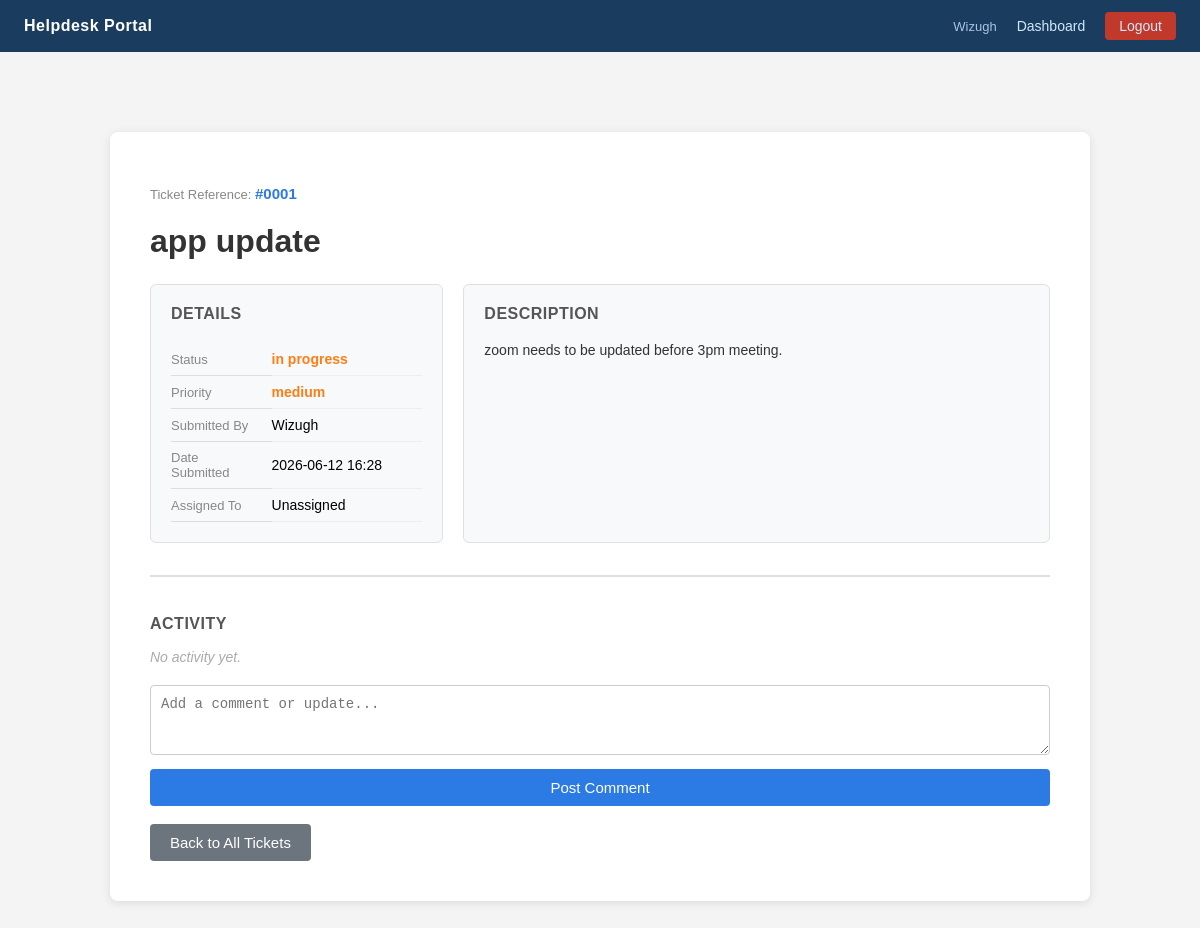
Page /ticket/1 (signed in) on the earlier database version.
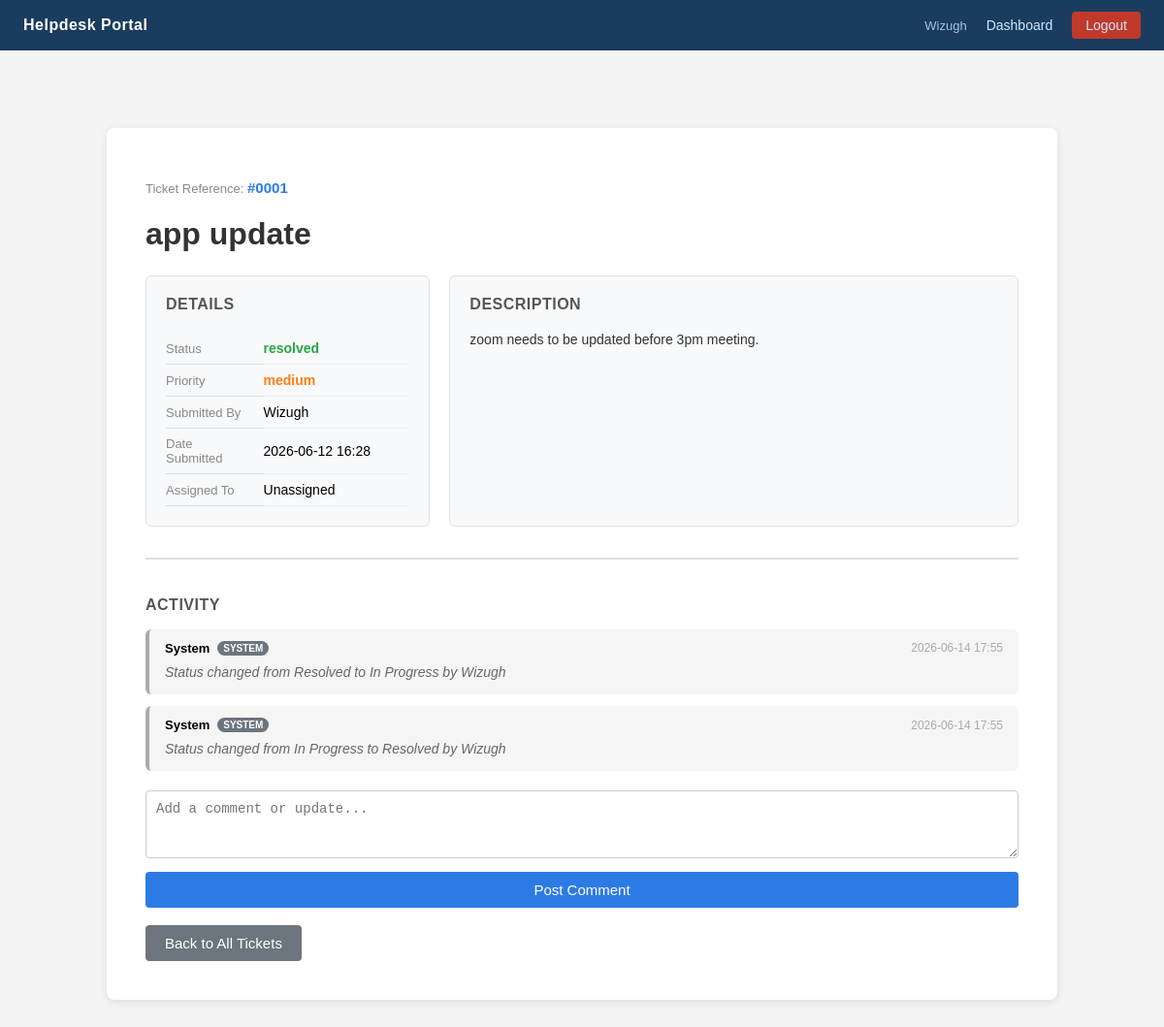
Same page on the later database version.
### tables this page shows
CREATE TABLE tickets (
            id INTEGER PRIMARY KEY AUTOINCREMENT,
            title TEXT NOT NULL,
            description TEXT NOT NULL,
            priority TEXT NOT NULL DEFAULT 'low',
            status TEXT NOT NULL DEFAULT 'open',
            created_by TEXT NOT NULL,
            date TEXT NOT NULL
        , assigned_to TEXT DEFAULT NULL);

CREATE TABLE comments (
            id INTEGER PRIMARY KEY AUTOINCREMENT,
            ticket_id INTEGER NOT NULL,
            author TEXT NOT NULL,
            body TEXT NOT NULL,
            date TEXT NOT NULL,
            FOREIGN KEY (ticket_id) REFERENCES tickets(id)
        );

### app.py (the view)
@app.route('/ticket/<int:ticket_id>')
def ticket_detail(ticket_id):
    if 'user' not in session:
        return redirect(url_for('login'))
    conn = get_db()
    ticket = conn.execute(
        'SELECT * FROM tickets WHERE id = ?', (ticket_id,)
    ).fetchone()
    if ticket is None:
        conn.close()
        return 'Ticket not found', 404
    if session['role'] != 'admin' and ticket['created_by'] != session['user']:
        conn.close()
        return 'Access denied', 403
    comments = conn.execute(
        'SELECT * FROM comments WHERE ticket_id = ? ORDER BY date ASC',
        (ticket_id,)
    ).fetchall()
    conn.close()
    return render_template('ticket_detail.html', ticket=ticket, comments=comments)

### app.py (called while the page is built)
def get_db():
    conn = sqlite3.connect(DB_PATH)
    conn.row_factory = sqlite3.Row
    conn.execute("PRAGMA foreign_keys = ON")
    return conn

### templates/ticket_detail.html (shortened to what this page needs)
{% extends 'base.html' %}
{% block content %}
<div class="container wide">
    <p class="ticket-ref">Ticket Reference: <strong>#{{ '%04d'|format(ticket['id']) }}</strong></p>
    <h1>{{ ticket['title'] }}</h1>
    <div class="detail-grid">
        <div class="detail-card">
            <h2>Details</h2>
            <table class="detail-table">
                <tr>
                    <th>Status</th>
                    <td class="status-{{ ticket['status'].replace(' ', '-') }}">{{ ticket['status'] }}</td>
                </tr>
                <tr>
                    <th>Priority</th>
                    <td class="priority-{{ ticket['priority'] }}">{{ ticket['priority'] }}</td>
                </tr>
                <tr>
                    <th>Submitted By</th>
                    <td>{{ ticket['created_by'] }}</td>
                </tr>
                <tr>
                    <th>Date Submitted</th>
                    <td>{{ ticket['date'] }}</td>
                </tr>
                <tr>
                    <th>Assigned To</th>
                    <td>{{ ticket['assigned_to'] or 'Unassigned' }}</td>
                </tr>
            </table>
        </div>
        <div class="detail-card">
            <h2>Description</h2>
            <p class="description-box">{{ ticket['description'] }}</p>
        </div>
    </div>
    <div class="comments-section">
        <h2>Activity</h2>
        {% if comments %}
            {% for comment in comments %}
            {% if comment['author'] == 'System' %}
                {% set bubble_class = 'comment-system' %}
            {% elif comment['author'] == ticket['created_by'] %}
                {% set bubble_class = 'comment-user' %}
            {% else %}
                {% set bubble_class = 'comment-agent' %}
            {% endif %}
            <div class="comment-bubble {{ bubble_class }}">
                <div class="comment-meta">
                    <strong>{{ comment['author'] }}</strong>
                    {% if comment['author'] == 'System' %}
                        <span class="system-badge">System</span>
                    {% elif comment['author'] != ticket['created_by'] %}
                        <span class="agent-badge">Agent</span>
                    {% endif %}
                    <span class="comment-date">{{ comment['date'] }}</span>
                </div>
                <p class="comment-body">{{ comment['body'] }}</p>
            </div>
            {% endfor %}
        {% else %}
            <p class="no-comments">No activity yet.</p>
        {% endif %}
        {% if ticket['status'] != 'closed' %}
        <form method="POST" action="/ticket/{{ ticket['id'] }}/comment" class="comment-form">
            <textarea name="body" rows="3" placeholder="Add a comment or update..." required></textarea>
            <button type="submit" class="btn">Post Comment</button>
        </form>
        {% else %}
        <p class="ticket-closed-notice">This ticket is closed. No further replies can be added.</p>
        {% endif %}
    </div>
    <br>
    {% if session['role'] == 'admin' %}
        <a href="/admin/tickets" class="btn-secondary">Back to All Tickets</a>
    {% else %}
        <a href="/mytickets" class="btn-secondary">Back to My Tickets</a>
    {% endif %}
</div>
{% endblock %}

### templates/base.html (shortened to what this page needs)
<!DOCTYPE html>
<html>
<head>
    <link rel="stylesheet" href="{{ url_for('static', filename='style.css') }}">
</head>
<body>
    {% if session.get('user') %}
    <nav class="topnav">
        <span class="topnav-brand">Helpdesk Portal</span>
        <div class="topnav-right">
            <span class="topnav-user">{{ session['user'] }}</span>
            {% if session['role'] == 'admin' %}
                <a href="/admin">Dashboard</a>
            {% else %}
                <a href="/dashboard">Dashboard</a>
            {% endif %}
            <a href="/logout" class="topnav-logout">Logout</a>
        </div>
    </nav>
    {% endif %}
    {% block content %}{% endblock %}
</body>
</html>

### static/style.css (style rules this page uses)
body { font-family: Arial, sans-serif; background-color: #f4f4f4; margin: 0; padding: 0; }
.container { max-width: 500px; margin: 80px auto; background: white; padding: 40px; border-radius: 8px; box-shadow: 0 2px 10px rgba(0,0,0,0.1); }
.container.wide { max-width: 900px; }
.topnav { background-color: #1a3c5e; color: white; padding: 0 24px; height: 52px; display: flex; align-items: center; justify-content: space-between; }
.topnav-brand { font-weight: bold; font-size: 16px; letter-spacing: 0.5px; }
.topnav-right { display: flex; align-items: center; gap: 20px; }
.topnav-user { font-size: 13px; color: #a8c4e0; }
.topnav a { color: #d0e8ff; text-decoration: none; font-size: 14px; }
.topnav-logout { background-color: #c0392b; padding: 6px 14px; border-radius: 4px; font-size: 13px; }
h1 { margin-bottom: 24px; color: #333; }
a { color: #2c7be5; }
textarea { width: 100%; padding: 10px; margin-bottom: 16px; border: 1px solid #ccc; border-radius: 4px; font-size: 14px; box-sizing: border-box; resize: vertical; }
button { width: 100%; padding: 10px; background-color: #2c7be5; color: white; border: none; border-radius: 4px; font-size: 16px; cursor: pointer; }
.btn { display: inline-block; padding: 10px 20px; background-color: #2c7be5; color: white; border-radius: 4px; text-decoration: none; font-size: 15px; }
.btn-secondary { display: inline-block; padding: 10px 20px; background-color: #6c757d; color: white; border-radius: 4px; text-decoration: none; font-size: 15px; }
.priority-medium { color: #fd7e14; font-weight: bold; }
.status-resolved { color: #28a745; font-weight: bold; }
table { width: 100%; border-collapse: collapse; margin-top: 20px; }
th, td { padding: 12px; text-align: left; border-bottom: 1px solid #ddd; font-size: 14px; }
th { background-color: #f4f4f4; font-weight: bold; }
.ticket-ref { color: #888; font-size: 13px; margin-bottom: 4px; }
.ticket-ref strong { color: #2c7be5; font-size: 15px; }
.detail-grid { display: grid; grid-template-columns: 1fr 2fr; gap: 20px; margin-top: 24px; }
.detail-card { background: #f8f9fa; border: 1px solid #e0e0e0; border-radius: 6px; padding: 20px; }
.detail-card h2 { margin-top: 0; margin-bottom: 16px; font-size: 16px; color: #555; text-transform: uppercase; letter-spacing: 0.5px; }
.detail-table { width: 100%; border-collapse: collapse; }
.detail-table th { text-align: left; padding: 8px 12px 8px 0; color: #888; font-size: 13px; font-weight: normal; width: 40%; background: none; }
.detail-table td { padding: 8px 0; font-size: 14px; border-bottom: 1px solid #eee; }
.description-box { font-size: 14px; line-height: 1.7; color: #333; white-space: pre-wrap; margin: 0; }
.comments-section { margin-top: 32px; border-top: 2px solid #e0e0e0; padding-top: 24px; }
.comments-section h2 { font-size: 16px; color: #555; text-transform: uppercase; letter-spacing: 0.5px; margin-bottom: 16px; }
.comment-bubble { border-radius: 6px; padding: 12px 16px; margin-bottom: 12px; border-left: 4px solid #ccc; }
.comment-system { background-color: #f5f5f5; border-left-color: #aaa; }
.comment-system .comment-body { color: #666; font-style: italic; }
.comment-meta { display: flex; align-items: center; gap: 8px; margin-bottom: 6px; font-size: 13px; }
.comment-date { color: #aaa; font-size: 12px; margin-left: auto; }
.comment-body { margin: 0; font-size: 14px; line-height: 1.6; color: #333; white-space: pre-wrap; }
.comment-form { margin-top: 20px; }
.comment-form textarea { margin-bottom: 10px; }
.system-badge { background-color: #6c757d; color: white; font-size: 10px; padding: 2px 6px; border-radius: 10px; font-weight: bold; text-transform: uppercase; }

Differences in the rows shown:
changed tickets "app update": status "in progress" → "resolved"
added comments: author "System", shows "SYSTEM", date "2026-06-14 17:55", body "Status changed from Resolved to In Progress by Wizugh"
added comments: author "System", shows "SYSTEM", date "2026-06-14 17:55", body "Status changed from In Progress to Resolved by Wizugh"
Other differences:
text no longer shown: "No activity yet."
